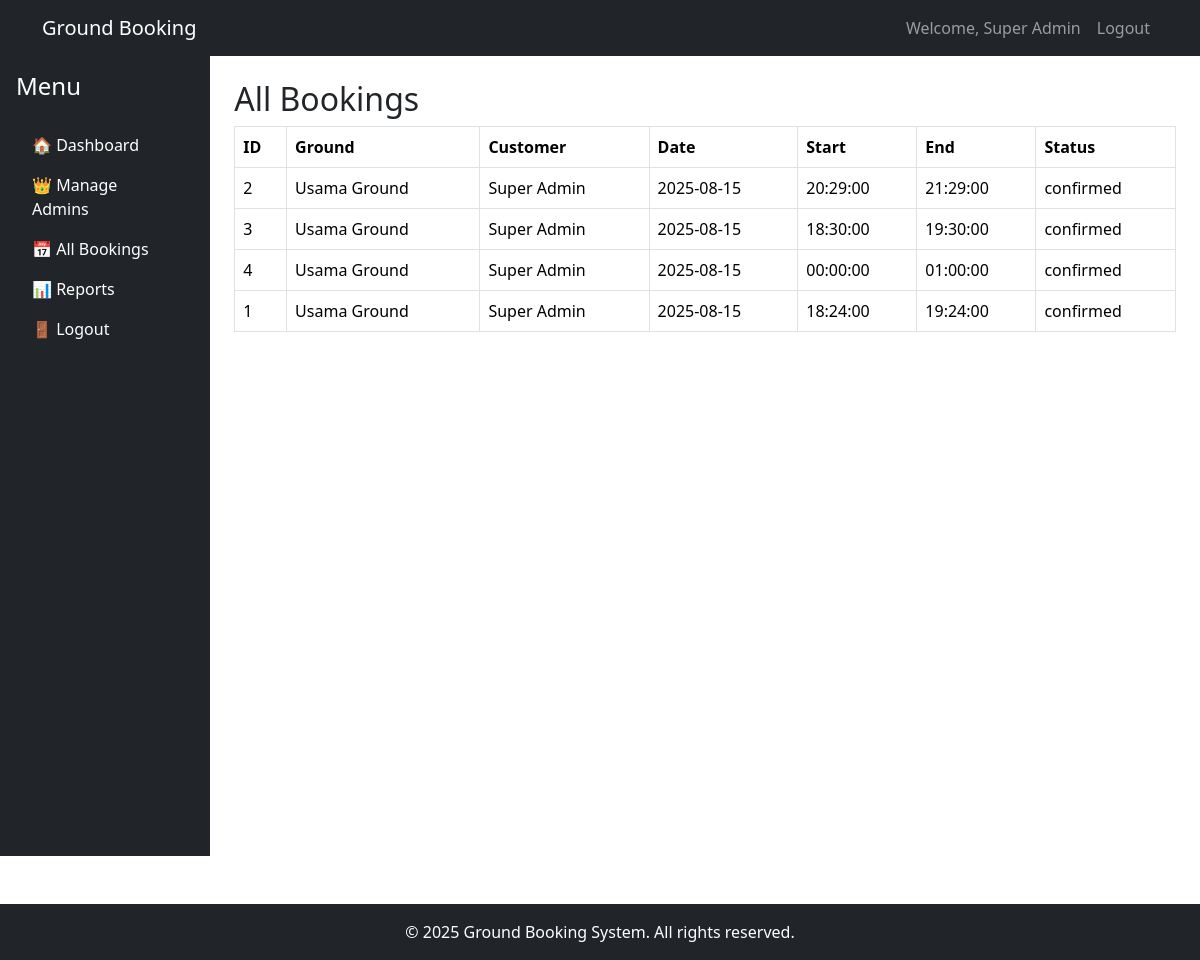
/superadmin/bookings.php (signed in), run on the app's committed database.
### tables this page shows
CREATE TABLE `bookings` (
  `id` int(11) NOT NULL,
  `ground_id` int(11) NOT NULL,
  `customer_name` varchar(255) DEFAULT NULL,
  `customer_id` int(11) NOT NULL,
  `staff_id` int(11) DEFAULT NULL,
  `booking_date` date NOT NULL,
  `start_time` time NOT NULL,
  `end_time` time NOT NULL,
  `total_hours` decimal(4,2) NOT NULL,
  `total_amount` decimal(10,2) NOT NULL,
  `status` enum('pending','confirmed','cancelled','completed') DEFAULT 'pending',
  `created_at` timestamp NOT NULL DEFAULT current_timestamp()
);

CREATE TABLE `grounds` (
  `id` int(11) NOT NULL,
  `admin_id` int(11) NOT NULL,
  `name` varchar(150) NOT NULL,
  `location` text DEFAULT NULL,
  `per_hour_charge` decimal(10,2) NOT NULL,
  `opening_time` time DEFAULT NULL,
  `closing_time` time DEFAULT NULL,
  `image` varchar(255) DEFAULT NULL,
  `status` tinyint(1) DEFAULT 1,
  `created_at` timestamp NOT NULL DEFAULT current_timestamp()
);

CREATE TABLE `users` (
  `id` int(11) NOT NULL,
  `name` varchar(100) NOT NULL,
  `email` varchar(150) NOT NULL,
  `password` varchar(255) NOT NULL,
  `role` enum('superadmin','admin','staff','customer') NOT NULL,
  `parent_admin_id` int(11) DEFAULT NULL,
  `phone` varchar(20) DEFAULT NULL,
  `status` tinyint(1) DEFAULT 1,
  `created_at` timestamp NOT NULL DEFAULT current_timestamp()
);

### superadmin/bookings.php (the view, shortened to what this page needs)
<?php
include '../config/db.php';
?>
<?php include '../includes/header.php'; ?>
<div class="d-flex">
    <?php include '../includes/sidebar.php'; ?>
    <div class="container-fluid p-4">
        <h2>All Bookings</h2>
        <table class="table table-bordered">
            <thead>
                <tr><th>ID</th><th>Ground</th><th>Customer</th><th>Date</th><th>Start</th><th>End</th><th>Status</th></tr>
            </thead>
            <tbody>
                <?php
                $sql = "SELECT b.*, g.name AS ground_name, u.name AS customer_name
                        FROM bookings b
                        JOIN grounds g ON b.ground_id = g.id
                        JOIN users u ON b.customer_id = u.id
                        ORDER BY b.booking_date DESC";
                $result = $conn->query($sql);
                while ($row = $result->fetch_assoc()) {
                    echo "<tr>
                        <td>{$row['id']}</td>
                        <td>{$row['ground_name']}</td>
                        <td>{$row['customer_name']}</td>
                        <td>{$row['booking_date']}</td>
                        <td>{$row['start_time']}</td>
                        <td>{$row['end_time']}</td>
                        <td>{$row['status']}</td>
                    </tr>";
                }
                ?>
            </tbody>
        </table>
    </div>
</div>
<?php include '../includes/footer.php'; ?>

### data on the page
bookings: id "2", ground.name "Usama Ground", customer.name "Super Admin", booking_date "2025-08-15", start_time "20:29:00", end_time "21:29:00", status "confirmed"
bookings: id "3", ground.name "Usama Ground", customer.name "Super Admin", booking_date "2025-08-15", start_time "18:30:00", end_time "19:30:00", status "confirmed"
bookings: id "4", ground.name "Usama Ground", customer.name "Super Admin", booking_date "2025-08-15", start_time "00:00:00", end_time "01:00:00", status "confirmed"
bookings: id "1", ground.name "Usama Ground", customer.name "Super Admin", booking_date "2025-08-15", start_time "18:24:00", end_time "19:24:00", status "confirmed"

### other printed values
$_SESSION['name'] "Super Admin"
